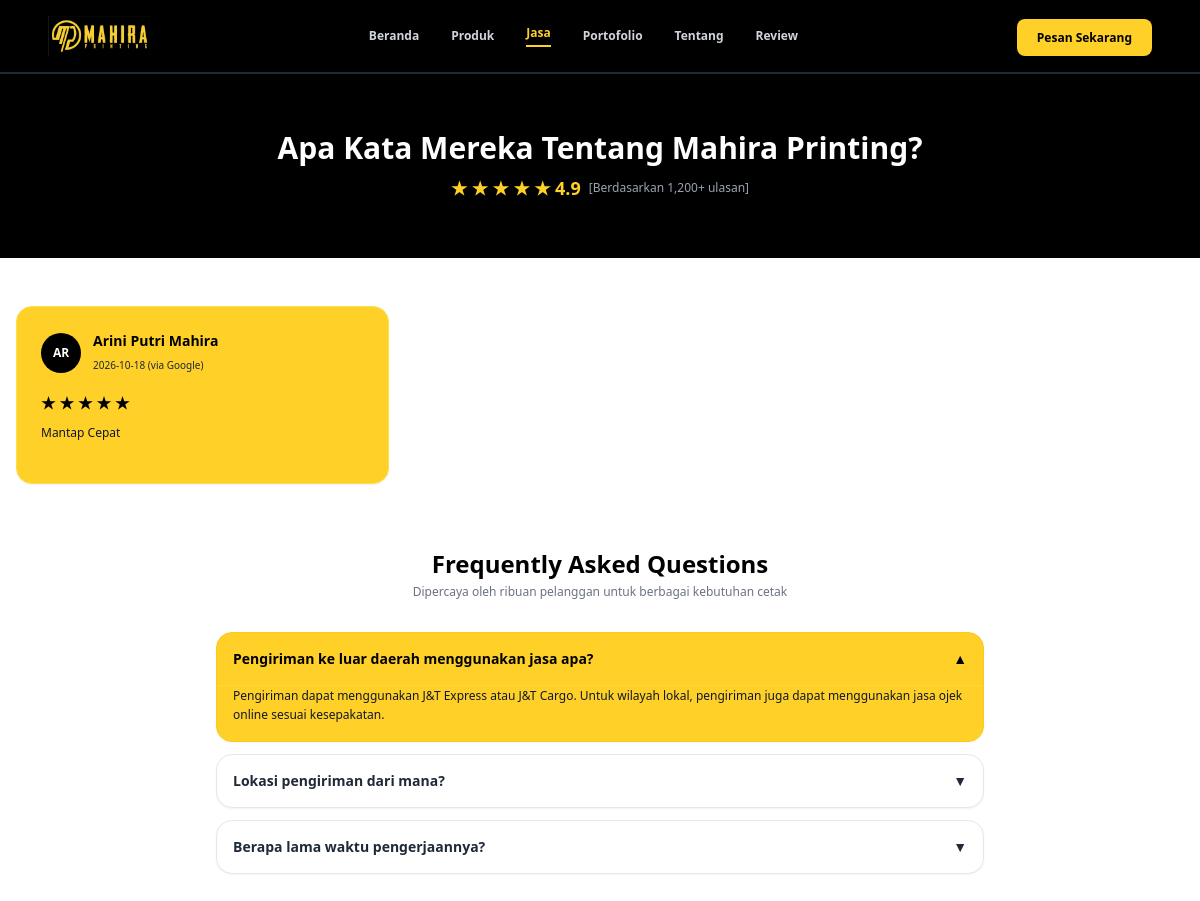
Page /publik/review.php on the committed database.
### tables this page shows
CREATE TABLE `review` (
  `id_review` int(11) NOT NULL,
  `nama` varchar(150) NOT NULL,
  `rating` tinyint(4) NOT NULL,
  `ulasan` text,
  `tanggal` date DEFAULT NULL,
  `sumber` varchar(50) DEFAULT 'Google',
  `link_review` varchar(500) DEFAULT NULL,
  `status` enum('aktif','nonaktif') DEFAULT 'aktif',
  `created_at` timestamp NOT NULL DEFAULT CURRENT_TIMESTAMP
);

### publik/review.php (the view, shortened to what this page needs)
<?php
require_once '../config/database.php';
include '../includes/header.php';
$stmt = $pdo->query("SELECT * FROM review WHERE status = 'Aktif' ORDER BY id_review DESC");
$data_review = $stmt->fetchAll();
?>
<script src="https://cdn.tailwindcss.com"></script>
<main class="flex-1 w-full bg-white min-h-screen">
    <section class="bg-black text-white py-14 text-center px-4 border-t border-gray-800">
        <h2 class="text-2xl md:text-3xl font-extrabold mb-2">Apa Kata Mereka Tentang Mahira Printing?</h2>
        <div class="flex justify-center items-center gap-2 text-brand-yellow font-bold text-lg">
            <span>★ ★ ★ ★ ★ 4.9</span>
            <span class="text-gray-400 text-xs font-normal">[Berdasarkan 1,200+ ulasan]</span>
        </div>
    </section>
    <section class="max-w-7xl mx-auto px-4 py-12">
        <div class="grid grid-cols-1 md:grid-cols-3 gap-6 mb-16">
            <?php if (count($data_review) > 0): ?>
                <?php foreach ($data_review as $r): ?>
                    <div class="bg-brand-yellow p-6 rounded-2xl text-black shadow-sm flex flex-col justify-between border border-yellow-300">
                        <div>
                            <div class="flex items-center gap-3 mb-4">
                                <div class="w-10 h-10 rounded-full bg-black text-white flex items-center justify-center font-bold text-xs">
                                    <?= strtoupper(substr($r['nama'], 0, 2)) ?>
                                </div>
                                <div>
                                    <h4 class="font-bold text-sm text-black"><?= htmlspecialchars($r['nama']) ?></h4>
                                    <span class="text-[10px] text-gray-800 font-medium"><?= $r['tanggal'] ?> (via <?= htmlspecialchars($r['sumber']) ?>)</span>
                                </div>
                            </div>
                            <div class="text-black font-bold mb-2">
                                <?= str_repeat('★ ', intval($r['rating'])) ?>
                            </div>
                            <p class="text-xs text-gray-900 leading-relaxed mb-4 font-medium"><?= htmlspecialchars($r['ulasan']) ?></p>
                        </div>
                    </div>
                <?php endforeach; ?>
            <?php else: ?>
                <div class="col-span-3 text-center py-16 text-gray-400 bg-gray-50 rounded-2xl border border-dashed border-gray-200">Belum ada review pelanggan.</div>
            <?php endif; ?>
        </div>
        <div class="max-w-3xl mx-auto">
            <h3 class="text-2xl font-extrabold text-center text-black mb-1">Frequently Asked Questions</h3>
            <p class="text-xs text-gray-500 text-center mb-8">Dipercaya oleh ribuan pelanggan untuk berbagai kebutuhan cetak</p>
            <div class="space-y-3" id="faq-accordion">
                <div class="border border-yellow-400 rounded-2xl bg-brand-yellow overflow-hidden shadow-sm">
                    <button onclick="toggleFaq(this)" class="w-full text-left p-4 font-bold text-sm flex justify-between items-center text-black">
                        <span>Pengiriman ke luar daerah menggunakan jasa apa?</span>
                        <span>▲</span>
                    </button>
                    <div class="p-4 pt-0 text-xs text-gray-900 leading-relaxed font-medium border-t border-yellow-300/60">
                        Pengiriman dapat menggunakan J&T Express atau J&T Cargo. Untuk wilayah lokal, pengiriman juga dapat menggunakan jasa ojek online sesuai kesepakatan.
                    </div>
                </div>
                <div class="border border-gray-200 rounded-2xl bg-white overflow-hidden shadow-sm">
                    <button onclick="toggleFaq(this)" class="w-full text-left p-4 font-bold text-sm flex justify-between items-center text-gray-800">
                        <span>Lokasi pengiriman dari mana?</span>
                        <span>▼</span>
                    </button>
                </div>
                <div class="border border-gray-200 rounded-2xl bg-white overflow-hidden shadow-sm">
                    <button onclick="toggleFaq(this)" class="w-full text-left p-4 font-bold text-sm flex justify-between items-center text-gray-800">
                        <span>Berapa lama waktu pengerjaannya?</span>
                        <span>▼</span>
                    </button>
                </div>
            </div>
        </div>
    </section>
</main>
<?php include '../includes/footer.php'; ?>

### rows in the picture
review: nama "AR", nama "Arini Putri Mahira", tanggal "2026-10-18", sumber "Google", rating "★ ★ ★ ★ ★", ulasan "Mantap Cepat"
